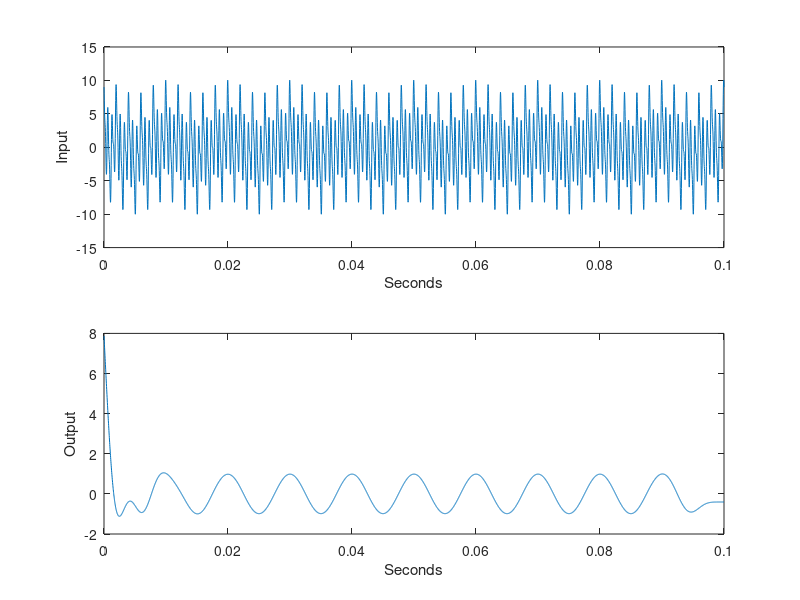
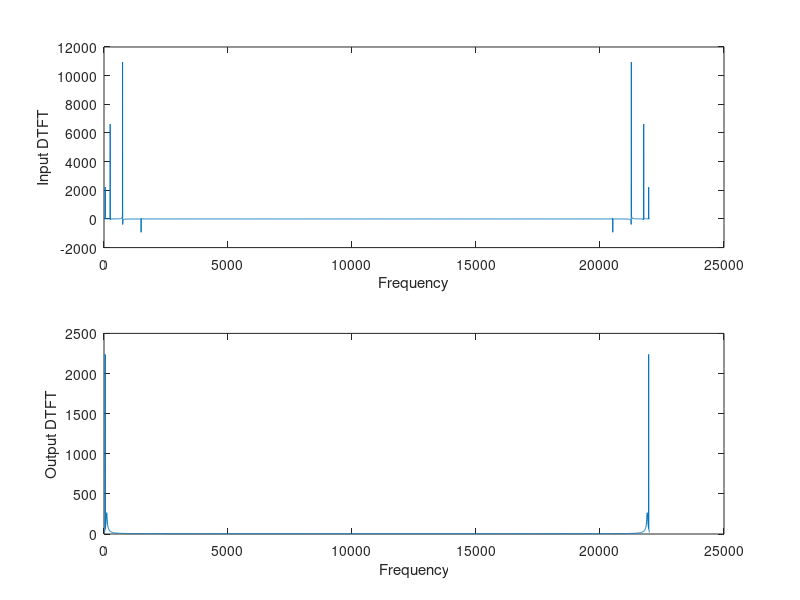

Here is the MATLAB script that generated these plots, in order:
%% Initialize parameters - DON'T EDIT
load question2_signal;
load low_pass_coefficients;
Fs = 44100; Ts = 1/Fs;
%
%% Place your code here... - EDIT HERE
wp = 2*200*Ts; % Pass-band edge frequency
ws = 2*400*Ts; % Stop-band edge frequency
[h,w]=freqz(bL,aL); % The magnitude and phase frequency values from the frequency analysis.

% Plot the input and output in two subplots
figure(1)

subplot(2,1,1)
plot(t, x); % The graph of the value of the input signal.
xlabel('Seconds'); ylabel('Input');

subplot(2,1,2)
y=filtfilt(bL,aL,x); % Filtering the input signal with Butterworth digital filter.
plot(t,y); % The graph of the value of the filtered signal (output).
xlabel('Seconds'); ylabel('Output');

% Plot the input and output Fourier plots (FFT plots) in two subplots

expanded_w=w(1):(w(512)-w(1))/4410:w(512); % Expanding of frequency array to the same length as input signal's matrix has.
maxfrequency=expanded_w/(2*pi*Ts); % Setting the new frequency value of recently expanded frequency matrix's length.

figure(2)

input_FFT = fft(x); % The DTFT of the input signal.

subplot(2,1,1)
plot(maxfrequency, input_FFT); % The graph of DTFT of the input signal respect to the frequency
xlabel('Frequency'); ylabel('Input DTFT');

output_FFT = fft(y); % The DTFT of the output signal.

subplot(2,1,2)
plot(maxfrequency, output_FFT); % The graph of DTFT of the output signal respect to the frequency
xlabel('Frequency'); ylabel('Output DTFT');

% End of your code - END OF EDIT